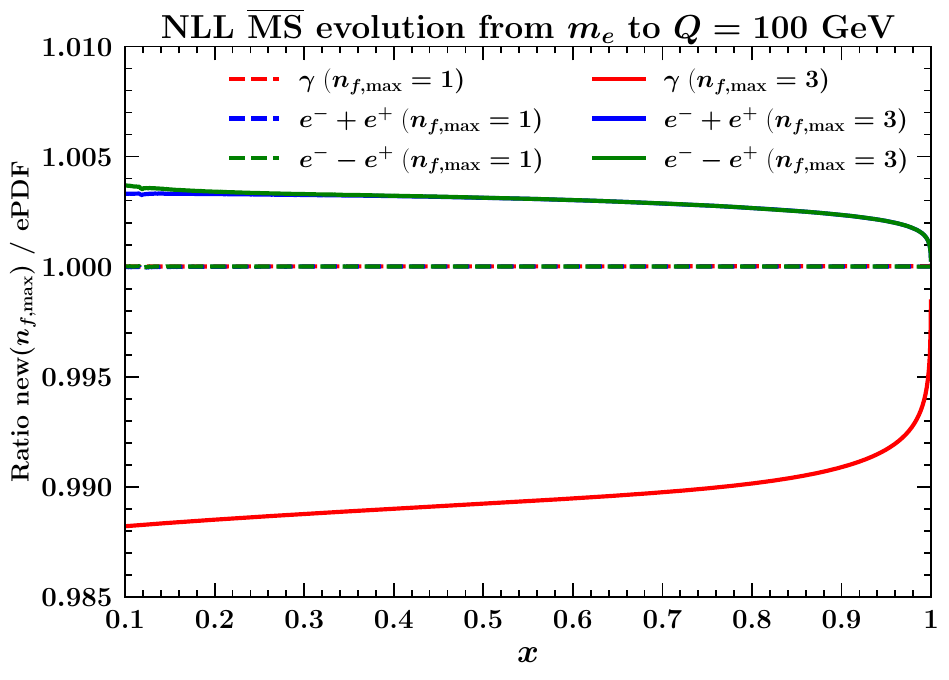

The Python source for this figure:
import ruamel.yaml as yaml
import numpy as np
import matplotlib.pyplot as plt
import MatplotlibSettings

########################################################
# Loada data
data = np.loadtxt("VariableNf.dat")

#plt.text(0.01, 0.0075, r"\textbf{$\alpha(m_e) = 1/137.036$}", fontsize = 18)
#plt.text(0.01, 0.00747, r"\textbf{$\overline{\mbox{MS}}$ NLL evolution}", fontsize = 18)
plt.title(r"\textbf{NLL $\overline{\mbox{MS}}$ evolution from $m_e$ to $Q=100$ GeV}")
plt.ylabel(r"\textbf{Ratio new($n_{f,\rm max}$) / ePDF}", fontsize = 18)
plt.xlabel(r"$x$")
#plt.xscale("log")
plt.xlim(0.1, 1)
plt.ylim(0.985, 1.01)
plt.xticks([])
plt.plot(data[:,0], data[:,1], label = r"$\gamma$ ($n_{f,\rm max} = 1)$", color = "red", ls = "--")
plt.plot(data[:,0], data[:,2], label = r"$e^-+e^+$ ($n_{f,\rm max} = 1)$", color = "blue", ls = "--")
plt.plot(data[:,0], data[:,3], label = r"$e^--e^+$ ($n_{f,\rm max} = 1)$", color = "green", ls = "--")

plt.plot(data[:,0], data[:,4], label = r"$\gamma$ ($n_{f,\rm max} = 3)$", color = "red", ls = "-")
plt.plot(data[:,0], data[:,5], label = r"$e^-+e^+$ ($n_{f,\rm max} = 3)$", color = "blue", ls = "-")
plt.plot(data[:,0], data[:,6], label = r"$e^--e^+$ ($n_{f,\rm max} = 3)$", color = "green", ls = "-")

plt.xticks([0.1, 0.2, 0.3, 0.4, 0.5, 0.6, 0.7, 0.8, 0.9, 1], [r"\textbf{0.1}", r"\textbf{0.2}", r"\textbf{0.3}", r"\textbf{0.4}", r"\textbf{0.5}", r"\textbf{0.6}", r"\textbf{0.7}", r"\textbf{0.8}", r"\textbf{0.9}", r"\textbf{1}"])

plt.legend(fontsize = 18, ncol = 2)

plt.savefig("VariableNf.pdf")
plt.close()
